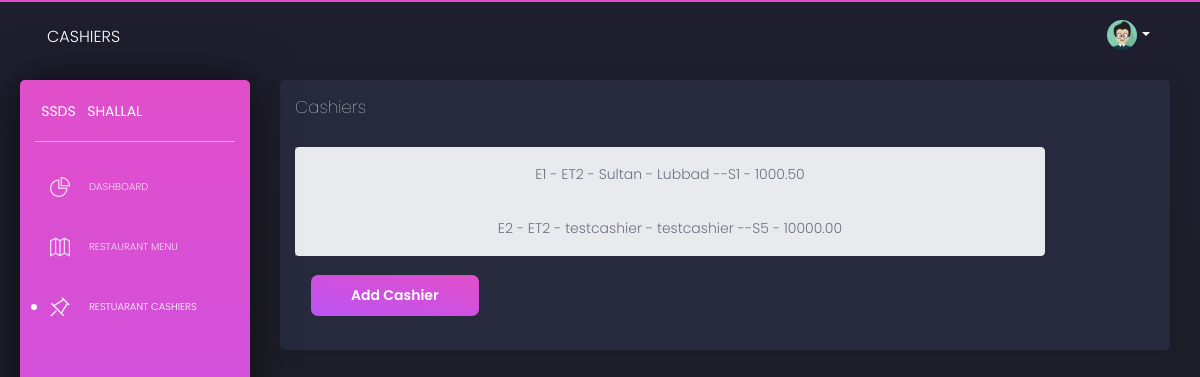
The page /Cashiers on the database as committed earlier.
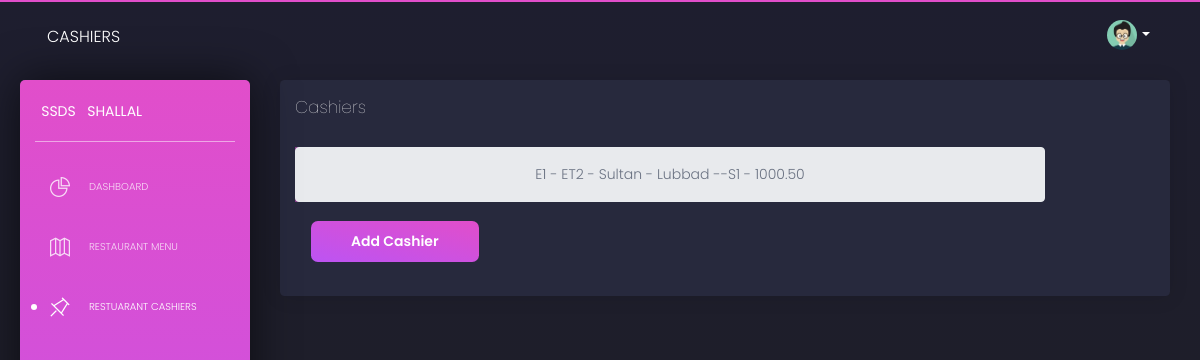
The same page on the database as committed later.
### database_setup.py (models this page shows)
class Employee(Base):
    __tablename__='employee'
    eid=Column(String(10),nullable=False, primary_key=True)
    etid=Column(String(10), ForeignKey("employeetype.etid"),nullable=False)
    fname = Column(String(80), nullable=False)
    lname = Column(String(80), nullable=False)
    stsid=Column(String(10), ForeignKey("status.stsid"),nullable=False)
    salary=Column(DECIMAL(5,2))

### ssds.py (the view)
@app.route('/Cashiers')
def showCashiers():
    cashiers=session.query(Employee).filter_by(etid='ET2')
    return render_template('cashiers.html',cashiers=cashiers)

### templates/cashiers.html (shortened to what this page needs)
<html lang="en" class="perfect-scrollbar-on"><head>
  <link href="https://use.fontawesome.com/releases/v5.0.6/css/all.css" rel="stylesheet">
  <link href="/static/assets/css/nucleo-icons.css" rel="stylesheet">
  <link href="/static/assets/css/black-dashboard.css" rel="stylesheet">
  <link href="/static/assets/demo/demo.css" rel="stylesheet">
</head>
<body class="" cz-shortcut-listen="true">
  <div class="wrapper">
    <div class="sidebar">
      <div class="sidebar-wrapper ps">
        <div class="logo">
          <a href="javascript:void(0)" class="simple-text logo-mini">
            SSDS
          </a>
          <a href="javascript:void(0)" class="simple-text logo-normal">
            Shallal
          </a>
        </div>
        <ul class="nav">
          <li >
            <a href="/dashboard">
              <i class="tim-icons icon-chart-pie-36"></i>
              <p>Dashboard</p>
            </a>
          </li>
          <li>
            <a href="{{url_for('showRestaurantMenu') }}">
              <i class="tim-icons icon-map-big
"></i>
              <p>Restaurant Menu</p>
            </a>
          </li>
          <li class="active ">
              <a href="/Cashiers">
                <i class="tim-icons icon-pin"></i>
                <p>Restuarant Cashiers</p>
              </a>
          </li>
        </ul>
      </div>
    </div>
    <div class="main-panel ps ps--active-y">
      <nav class="navbar navbar-expand-lg navbar-absolute navbar-transparent">
        <div class="container-fluid">
          <div class="navbar-wrapper">
            <a class="navbar-brand" href="javascript:void(0)">Cashiers</a>
          </div>
          <div class="collapse navbar-collapse" id="navigation">
            <ul class="navbar-nav ml-auto">
              <li class="dropdown nav-item">
                <a href="#" class="dropdown-toggle nav-link" data-toggle="dropdown">
                  <div class="photo">
                    <img src="/static/assets/img/anime3.png" alt="Profile Photo">
                  </div>
                  <b class="caret d-none d-lg-block d-xl-block"></b>
                </a>
              </li>
            </ul>
          </div>
        </div>
      </nav>
      <div class="content">
          <div class="card ">
              <div class="card-header">
                <h4 class="card-title">Cashiers</h4>
              </div>
              <div class="card-body">
                <div class="column">
                  <div class="col-3">
                    <div class="list-group row">
                      {% for cashier in cashiers %}
                      <a class="list-group-item list-group-item-action list-group-item-light text-center" style="width:750px" href="{{url_for('editCashier',eid=cashier.eid)}}">
                          {{cashier.eid}} - {{cashier.etid}} - {{cashier.fname}} - {{cashier.lname}} --{{cashier.stsid}} - {{cashier.salary}}
                      </a>
                      {% endfor %}
                  </div>
                  </div>
              <div class="card-footer">
                  <a href="/Cashiers/addCashier">
                <button type="submit" class="btn btn-fill btn-primary">Add Cashier</button>
                </a>
              </div>
            </div>
          </div>
          </div>
</div></div></div></body></html>

Rows that differ between the two databases and show on the page:
removed Employee: eid "E2", etid "ET2", fname "testcashier", lname "testcashier", stsid "S5", salary "10000.00"
